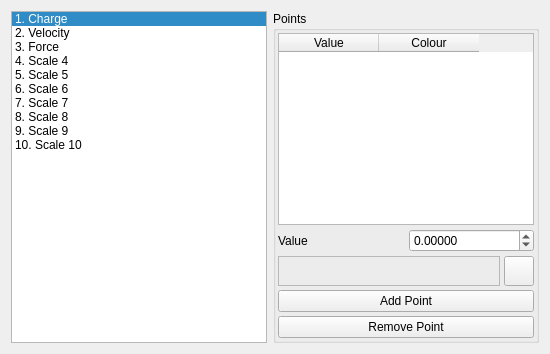
     <widget class="QWidget" name="ColourscalesTab">
      <attribute name="icon">
       <iconset resource="icons.qrc">
        <normaloff>:/basic/icons/basic_colour.svg</normaloff>:/basic/icons/basic_colour.svg</iconset>
      </attribute>
      <attribute name="title">
       <string>Colourscales</string>
      </attribute>
      <layout class="QHBoxLayout" name="horizontalLayout_9">
       <item>
        <widget class="QListWidget" name="ScaleList">
         <property name="sizePolicy">
          <sizepolicy hsizetype="Expanding" vsizetype="Expanding">
           <horstretch>1</horstretch>
           <verstretch>0</verstretch>
          </sizepolicy>
         </property>
         <property name="minimumSize">
          <size>
           <width>128</width>
           <height>0</height>
          </size>
         </property>
         <property name="editTriggers">
          <set>QAbstractItemView::NoEditTriggers</set>
         </property>
         <property name="currentRow">
          <number>0</number>
         </property>
         <item>
          <property name="text">
           <string>1. Charge</string>
          </property>
         </item>
         <item>
          <property name="text">
           <string>2. Velocity</string>
          </property>
         </item>
         <item>
          <property name="text">
           <string>3. Force</string>
          </property>
         </item>
         <item>
          <property name="text">
           <string>4. Scale 4</string>
          </property>
         </item>
         <item>
          <property name="text">
           <string>5. Scale 5</string>
          </property>
         </item>
         <item>
          <property name="text">
           <string>6. Scale 6</string>
          </property>
         </item>
         <item>
          <property name="text">
           <string>7. Scale 7</string>
          </property>
         </item>
         <item>
          <property name="text">
           <string>8. Scale 8</string>
          </property>
         </item>
         <item>
          <property name="text">
           <string>9. Scale 9</string>
          </property>
         </item>
         <item>
          <property name="text">
           <string>10. Scale 10</string>
          </property>
         </item>
        </widget>
       </item>
       <item>
        <widget class="QGroupBox" name="PointsGropu">
         <property name="sizePolicy">
          <sizepolicy hsizetype="Expanding" vsizetype="Expanding">
           <horstretch>0</horstretch>
           <verstretch>0</verstretch>
          </sizepolicy>
         </property>
         <property name="title">
          <string>Points</string>
         </property>
         <layout class="QVBoxLayout" name="verticalLayout">
          <property name="spacing">
           <number>4</number>
          </property>
          <property name="margin">
           <number>2</number>
          </property>
          <item>
           <widget class="QTableWidget" name="ScalePointsTable">
            <property name="editTriggers">
             <set>QAbstractItemView::NoEditTriggers</set>
            </property>
            <property name="selectionMode">
             <enum>QAbstractItemView::SingleSelection</enum>
            </property>
            <property name="selectionBehavior">
             <enum>QAbstractItemView::SelectRows</enum>
            </property>
            <property name="showGrid">
             <bool>false</bool>
            </property>
            <column>
             <property name="text">
              <string>Value</string>
             </property>
            </column>
            <column>
             <property name="text">
              <string>Colour</string>
             </property>
            </column>
           </widget>
          </item>
          <item>
           <layout class="QVBoxLayout" name="_3">
            <property name="spacing">
             <number>4</number>
            </property>
            <property name="margin">
             <number>0</number>
            </property>
            <item>
             <layout class="QHBoxLayout" name="_4">
              <property name="spacing">
               <number>6</number>
              </property>
              <property name="margin">
               <number>0</number>
              </property>
              <item>
               <widget class="QLabel" name="label_5">
                <property name="text">
                 <string>Value</string>
                </property>
               </widget>
              </item>
              <item>
               <widget class="QDoubleSpinBox" name="PointValueSpin">
                <property name="sizePolicy">
                 <sizepolicy hsizetype="Preferred" vsizetype="Fixed">
                  <horstretch>0</horstretch>
                  <verstretch>0</verstretch>
                 </sizepolicy>
                </property>
                <property name="minimumSize">
                 <size>
                  <width>64</width>
                  <height>0</height>
                 </size>
                </property>
                <property name="sizeIncrement">
                 <size>
                  <width>0</width>
                  <height>0</height>
                 </size>
                </property>
                <property name="decimals">
                 <number>5</number>
                </property>
                <property name="minimum">
                 <double>-10000000.000000000000000</double>
                </property>
                <property name="maximum">
                 <double>10000000.000000000000000</double>
                </property>
               </widget>
              </item>
             </layout>
            </item>
            <item>
             <layout class="QHBoxLayout" name="_19">
              <property name="spacing">
               <number>4</number>
              </property>
              <property name="margin">
               <number>0</number>
              </property>
              <item>
               <widget class="TColourFrame" name="PointColourFrame">
                <property name="sizePolicy">
                 <sizepolicy hsizetype="Preferred" vsizetype="Preferred">
                  <horstretch>0</horstretch>
                  <verstretch>0</verstretch>
                 </sizepolicy>
                </property>
                <property name="minimumSize">
                 <size>
                  <width>32</width>
                  <height>16</height>
                 </size>
                </property>
                <property name="frameShape">
                 <enum>QFrame::StyledPanel</enum>
                </property>
                <property name="frameShadow">
                 <enum>QFrame::Raised</enum>
                </property>
               </widget>
              </item>
              <item>
               <widget class="QPushButton" name="PointColourButton">
                <property name="sizePolicy">
                 <sizepolicy hsizetype="Preferred" vsizetype="Preferred">
                  <horstretch>0</horstretch>
                  <verstretch>0</verstretch>
                 </sizepolicy>
                </property>
                <property name="minimumSize">
                 <size>
                  <width>30</width>
                  <height>30</height>
                 </size>
                </property>
                <property name="maximumSize">
                 <size>
                  <width>30</width>
                  <height>30</height>
                 </size>
                </property>
                <property name="text">
                 <string/>
                </property>
                <property name="icon">
                 <iconset resource="icons.qrc">
                  <normaloff>:/basic/icons/basic_colour.svg</normaloff>:/basic/icons/basic_colour.svg</iconset>
                </property>
                <property name="autoDefault">
                 <bool>false</bool>
                </property>
               </widget>
              </item>
             </layout>
            </item>
            <item>
             <widget class="QPushButton" name="AddPointButton">
              <property name="text">
               <string>Add Point</string>
              </property>
              <property name="autoDefault">
               <bool>false</bool>
              </property>
             </widget>
            </item>
            <item>
             <widget class="QPushButton" name="RemovePointButton">
              <property name="text">
               <string>Remove Point</string>
              </property>
              <property name="autoDefault">
               <bool>false</bool>
              </property>
             </widget>
            </item>
           </layout>
          </item>
         </layout>
        </widget>
       </item>
      </layout>
     </widget>
